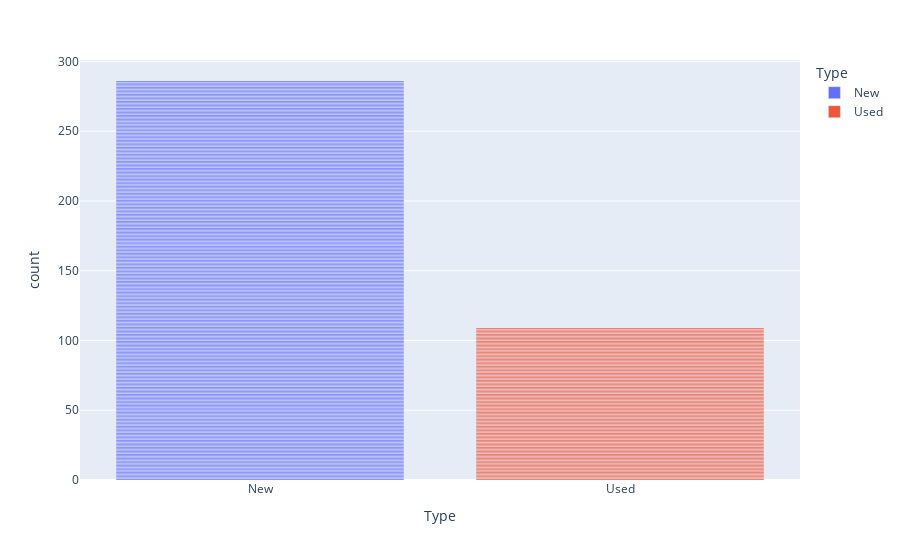

Write notebook code for a chart like this one.
### Markdown cell above
The above histogram graph shows the price disibution for the used and new cars.From this graph we can say that with the price of less than $75k we can buy used cars as well as new cars.Scope is more for used cars and new cars as well.

### Code cell
fig=px.bar(df2,x='Type',color='Type')
fig.show()

### Figure 1 — Plotly figure (JSON) as saved in the notebook; plotly's stock layout.template omitted (floating-point values rounded to 4 significant figures; data arrays with more than 128 entries replaced by an {"elided": "..."} marker saying what was removed)
{"data": [{"alignmentgroup": "True", "hovertemplate": "Type=%{x}<br>count=%{y}<extra></extra>", "legendgroup": "New", "marker": {"color": "#636efa", "pattern": {"shape": ""}}, "name": "New", "offsetgroup": "New", "orientation": "v", "showlegend": true, "textposition": "auto", "type": "bar", "x": {"elided": "286 str values"}, "xaxis": "x", "y": {"elided": "286 int values"}, "yaxis": "y"}, {"alignmentgroup": "True", "hovertemplate": "Type=%{x}<br>count=%{y}<extra></extra>", "legendgroup": "Used", "marker": {"color": "#EF553B", "pattern": {"shape": ""}}, "name": "Used", "offsetgroup": "Used", "orientation": "v", "showlegend": true, "textposition": "auto", "type": "bar", "x": ["Used", "Used", "Used", "Used", "Used", "Used", "Used", "Used", "Used", "Used", "Used", "Used", "Used", "Used", "Used", "Used", "Used", "Used", "Used", "Used", "Used", "Used", "Used", "Used", "Used", "Used", "Used", "Used", "Used", "Used", "Used", "Used", "Used", "Used", "Used", "Used", "Used", "Used", "Used", "Used", "Used", "Used", "Used", "Used", "Used", "Used", "Used", "Used", "Used", "Used", "Used", "Used", "Used", "Used", "Used", "Used", "Used", "Used", "Used", "Used", "Used", "Used", "Used", "Used", "Used", "Used", "Used", "Used", "Used", "Used", "Used", "Used", "Used", "Used", "Used", "Used", "Used", "Used", "Used", "Used", "Used", "Used", "Used", "Used", "Used", "Used", "Used", "Used", "Used", "Used", "Used", "Used", "Used", "Used", "Used", "Used", "Used", "Used", "Used", "Used", "Used", "Used", "Used", "Used", "Used", "Used", "Used", "Used", "Used"], "xaxis": "x", "y": [1, 1, 1, 1, 1, 1, 1, 1, 1, 1, 1, 1, 1, 1, 1, 1, 1, 1, 1, 1, 1, 1, 1, 1, 1, 1, 1, 1, 1, 1, 1, 1, 1, 1, 1, 1, 1, 1, 1, 1, 1, 1, 1, 1, 1, 1, 1, 1, 1, 1, 1, 1, 1, 1, 1, 1, 1, 1, 1, 1, 1, 1, 1, 1, 1, 1, 1, 1, 1, 1, 1, 1, 1, 1, 1, 1, 1, 1, 1, 1, 1, 1, 1, 1, 1, 1, 1, 1, 1, 1, 1, 1, 1, 1, 1, 1, 1, 1, 1, 1, 1, 1, 1, 1, 1, 1, 1, 1, 1], "yaxis": "y"}], "layout": {"barmode": "relative", "legend": {"title": {"text": "Type"}, "tracegroupgap": 0}, "margin": {"t": 60}, "xaxis": {"anchor": "y", "categoryarray": ["New", "Used"], "categoryorder": "array", "domain": [0, 1], "title": {"text": "Type"}}, "yaxis": {"anchor": "x", "domain": [0, 1], "title": {"text": "count"}}}}
